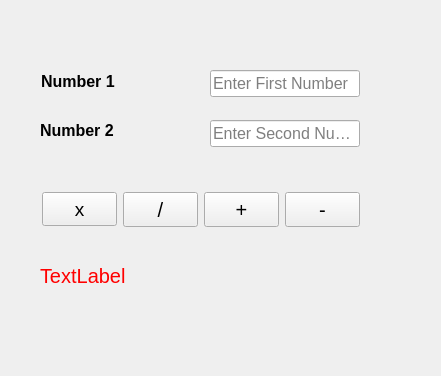
<?xml version="1.0" encoding="UTF-8"?>
<ui version="4.0">
 <class>calculator</class>
 <widget class="QWidget" name="calculator">
  <property name="geometry">
   <rect>
    <x>0</x>
    <y>0</y>
    <width>441</width>
    <height>376</height>
   </rect>
  </property>
  <property name="minimumSize">
   <size>
    <width>441</width>
    <height>0</height>
   </size>
  </property>
  <property name="windowTitle">
   <string>SimpleCalculator</string>
  </property>
  <property name="styleSheet">
   <string notr="true">QWidget{rgb(255, 246, 239)}</string>
  </property>
  <widget class="QLabel" name="label">
   <property name="geometry">
    <rect>
     <x>41</x>
     <y>71</y>
     <width>76</width>
     <height>21</height>
    </rect>
   </property>
   <property name="font">
    <font>
     <pointsize>12</pointsize>
     <bold>true</bold>
    </font>
   </property>
   <property name="text">
    <string>Number 1</string>
   </property>
  </widget>
  <widget class="QLabel" name="label_2">
   <property name="geometry">
    <rect>
     <x>40</x>
     <y>120</y>
     <width>76</width>
     <height>21</height>
    </rect>
   </property>
   <property name="font">
    <font>
     <pointsize>12</pointsize>
     <bold>true</bold>
     <underline>false</underline>
     <strikeout>false</strikeout>
    </font>
   </property>
   <property name="cursor">
    <cursorShape>ArrowCursor</cursorShape>
   </property>
   <property name="text">
    <string>Number 2</string>
   </property>
  </widget>
  <widget class="QLineEdit" name="input1">
   <property name="geometry">
    <rect>
     <x>210</x>
     <y>70</y>
     <width>150</width>
     <height>27</height>
    </rect>
   </property>
   <property name="font">
    <font>
     <pointsize>12</pointsize>
    </font>
   </property>
   <property name="placeholderText">
    <string>Enter First Number</string>
   </property>
  </widget>
  <widget class="QLineEdit" name="input2">
   <property name="geometry">
    <rect>
     <x>210</x>
     <y>120</y>
     <width>150</width>
     <height>27</height>
    </rect>
   </property>
   <property name="font">
    <font>
     <pointsize>12</pointsize>
     <bold>false</bold>
    </font>
   </property>
   <property name="placeholderText">
    <string>Enter Second Number</string>
   </property>
  </widget>
  <widget class="QPushButton" name="pluse">
   <property name="geometry">
    <rect>
     <x>204</x>
     <y>192</y>
     <width>75</width>
     <height>35</height>
    </rect>
   </property>
   <property name="font">
    <font>
     <pointsize>15</pointsize>
    </font>
   </property>
   <property name="text">
    <string>+</string>
   </property>
  </widget>
  <widget class="QPushButton" name="pushButton_2">
   <property name="geometry">
    <rect>
     <x>285</x>
     <y>192</y>
     <width>75</width>
     <height>35</height>
    </rect>
   </property>
   <property name="font">
    <font>
     <pointsize>15</pointsize>
    </font>
   </property>
   <property name="text">
    <string>-</string>
   </property>
  </widget>
  <widget class="QPushButton" name="pushButton_3">
   <property name="geometry">
    <rect>
     <x>42</x>
     <y>192</y>
     <width>75</width>
     <height>34</height>
    </rect>
   </property>
   <property name="font">
    <font>
     <pointsize>14</pointsize>
    </font>
   </property>
   <property name="text">
    <string>x</string>
   </property>
  </widget>
  <widget class="QPushButton" name="pushButton_4">
   <property name="geometry">
    <rect>
     <x>123</x>
     <y>192</y>
     <width>75</width>
     <height>35</height>
    </rect>
   </property>
   <property name="font">
    <font>
     <pointsize>15</pointsize>
    </font>
   </property>
   <property name="text">
    <string>/</string>
   </property>
  </widget>
  <widget class="QLabel" name="label_3">
   <property name="geometry">
    <rect>
     <x>40</x>
     <y>260</y>
     <width>161</width>
     <height>31</height>
    </rect>
   </property>
   <property name="font">
    <font>
     <pointsize>15</pointsize>
    </font>
   </property>
   <property name="styleSheet">
    <string notr="true">QLabel{
color:red
}</string>
   </property>
   <property name="text">
    <string>TextLabel</string>
   </property>
  </widget>
 </widget>
 <resources/>
 <connections/>
</ui>
